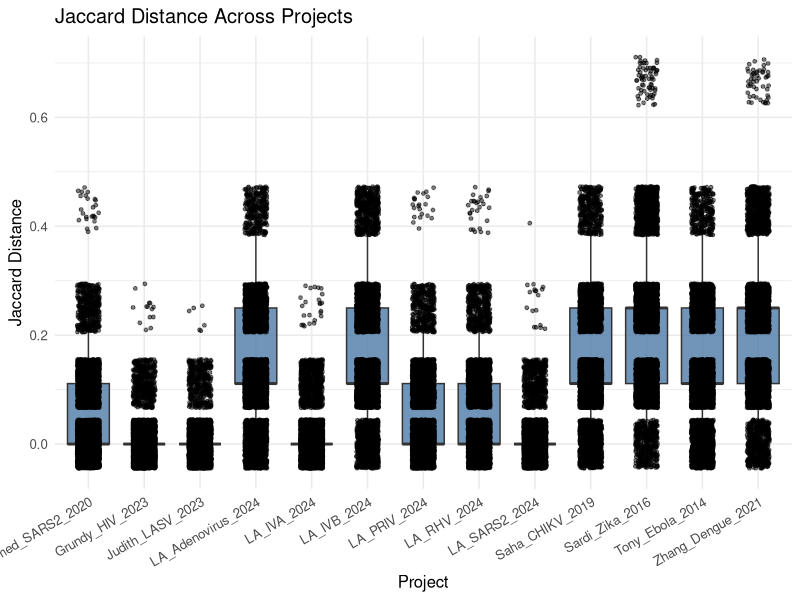

Here is the R script that generated this plot:
library(ggplot2)
library(dplyr)

# ---- Read tab-delimited file safely ----
jd_data <- read.table("jd.list.txt", header = TRUE, sep = "\t", check.names = FALSE, row.names = NULL)

# ---- Rename projects for clarity ----
jd_data <- jd_data %>%
  mutate(prj = recode(prj,
                      "LA_HRSV_2024" = "LA_PRIV_2024",
                      "LA_HMB_2024" = "LA_Adenovirus_2024"))

# ---- Plot: Jaccard distance by project ----
ggplot(jd_data, aes(x = prj, y = jd)) +
  geom_boxplot(outlier.shape = NA, fill = "#4E79A7", alpha = 0.8) +
  geom_jitter(width = 0.2, alpha = 0.5, size = 1) +
  labs(x = "Project", y = "Jaccard Distance", title = "Jaccard Distance Across Projects") +
  theme_minimal(base_size = 12) +
  theme(
    axis.text.x = element_text(angle = 30, hjust = 1)
  )
mean_jd <- jd_data %>%
  group_by(prj) %>%
  summarise(mean_jd = mean(jd, na.rm = TRUE)) %>%
  arrange(desc(mean_jd))

# ---- Print the result ----
print(mean_jd)
